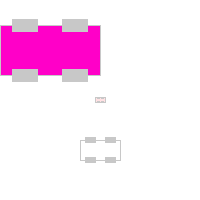
Frame 1 (no input)
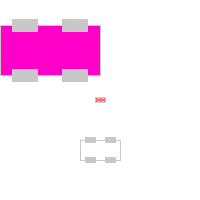
Frame 60 (the mouse pressed at the canvas centre just before this capture)
Frame 120 (the mouse held since frame 60 and released just before this capture): identical to frame 60, image omitted

The Processing sketch that drew these frames (run headless with seeded random() and noise(); from frame 60 on, the mouse is pressed at the canvas centre):

// Processing sketch: Chapter_7___7_5_arguments_Example
// ── Chapter_7___7_5_arguments_Example.pde
// using modularity to create functions in this sketch
// while considering the two of the three parts that make up an function
// functionName and arguments

// first I will show original sketch without using function calls

/*
int x = 100;             // x location
int y = 100;             // y location
int thesize = 64;        // size
int offset = thesize/4;  // position of wheel relative to car

void setup () {
  size(200, 200);
  background(255); 
}

void draw () {
  //draws main car body 
  rectMode(CENTER);
  stroke(0);
  fill(175);
  rect(x, y, thesize, thesize/2);
  
  // draws four wheels relative to center
  fill(0);
  rect(x-offset, y-offset, offset, offset/2);
  rect(x+offset, y-offset, offset, offset/2);
  rect(x-offset, y+offset, offset, offset/2);
  rect(x+offset, y+offset, offset, offset/2);


// to draw another car we would need to re-write the above code

int x = 500;             // x location
int y = 50;              // y location
int thesize = 24;        // size
int offset = thesize/4;  // position of wheel relative to car

  rectMode(CENTER);
  stroke(0);
  fill(255, 0, 0);
  rect(x, y, thesize, thesize/2);
  
  // draws four wheels relative to center
  fill(0);
  rect(x-offset, y-offset, offset, offset/2);
  rect(x+offset, y-offset, offset, offset/2);
  rect(x-offset, y+offset, offset, offset/2);
  rect(x+offset, y+offset, offset, offset/2); 
  
}
*/

// as show this can be an tirersome task
// now i will reduce this using mudularity by using functions

void setup() {
  size(200, 200);
  background(255);
}

void draw() {
  drawCar(50, 50, 100, color(255, 0, 200)); // i called the function with paramenters to draw the shape
  // i can call this function mutiple time to draw the car instead of having to rewrite the code numerous times and changing its values for code
  drawCar(100, 150, 40, color(255));
  drawCar(width/2, height/2, 10, color(255, 100, 110, 50));
}

void drawCar (int x, int y, int thesize, color c) {
  
//int x = 100;             // x location and others are not need as this would be a dublication of what is written in the function arguments
//int y = 100;             // if i wanted to have this then i would get with of the arguments in the function definition
//int thesize = 64;        
int offset = thesize/4;    // this is needed as it is not defined in the function arguments

  //draws main car body 
  rectMode(CENTER);
  stroke(200);
  fill(c); // replaced hard coded value with c to match function arguments
  rect(x, y, thesize, thesize/2);
  
  // draws four wheels relative to center
  fill(200);
  rect(x-offset, y-offset, offset, offset/2);
  rect(x+offset, y-offset, offset, offset/2);
  rect(x-offset, y+offset, offset, offset/2);
  rect(x+offset, y+offset, offset, offset/2);

}

// something important to remember about functions is the lingo between
// arguments Vs Parameters

// drawCar (int x, int y, int thesize, color c)
// that is what is called the arguments of an function


// this is passing parameters
//  drawCar(50, 50, 100, color(255, 0, 200))
